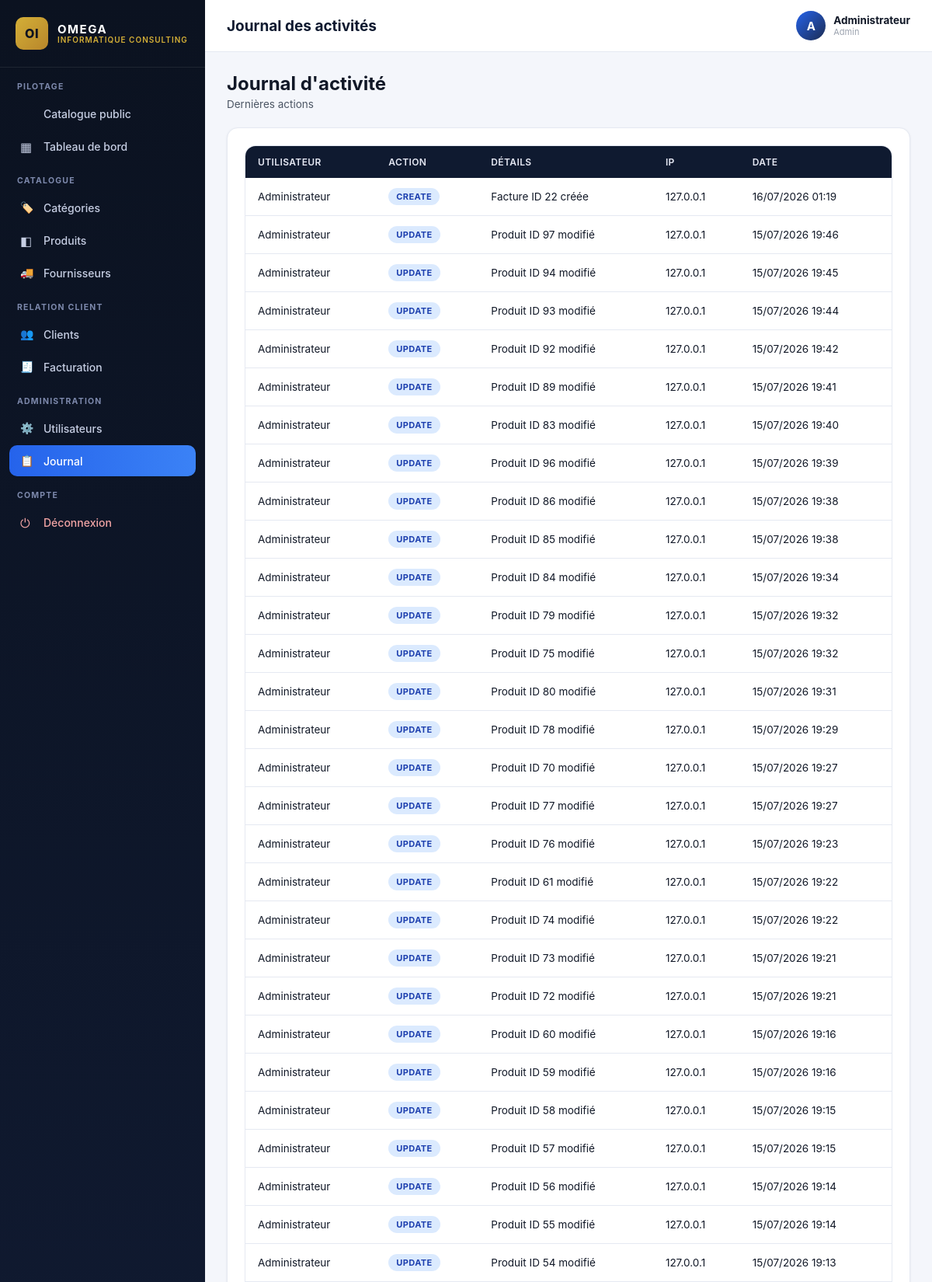
The page /logs/liste.php (signed in, upper part) on the database its author committed.
### tables this page shows
CREATE TABLE `logs` (
  `id` int(11) NOT NULL AUTO_INCREMENT,
  `id_utilisateur` int(11) NOT NULL,
  `action` varchar(100) NOT NULL,
  `details` text DEFAULT NULL,
  `ip` varchar(45) DEFAULT NULL,
  `date_creation` datetime DEFAULT current_timestamp(),
  PRIMARY KEY (`id`),
  KEY `id_utilisateur` (`id_utilisateur`),
  CONSTRAINT `logs_ibfk_1` FOREIGN KEY (`id_utilisateur`) REFERENCES `utilisateurs` (`id`) ON DELETE CASCADE
);

CREATE TABLE `utilisateurs` (
  `id` int(11) NOT NULL AUTO_INCREMENT,
  `nom` varchar(100) NOT NULL,
  `email` varchar(150) NOT NULL,
  `mot_de_passe` varchar(255) NOT NULL,
  `role` enum('admin','gestionnaire') NOT NULL DEFAULT 'gestionnaire',
  `date_creation` datetime DEFAULT current_timestamp(),
  PRIMARY KEY (`id`),
  UNIQUE KEY `email` (`email`)
);

### includes/functions.php (called while the page is built, shortened)
<?php
function clean($data) {
    return htmlspecialchars(trim($data ?? ''), ENT_QUOTES, 'UTF-8');
}
function formatDate($d) {
    return (new DateTime($d))->format('d/m/Y');
}

### logs/liste.php (the view, shortened to what this page needs)
<?php
require_once __DIR__ . '/../includes/header.php';
$logs = $pdo->query("
    SELECT l.*, u.nom AS utilisateur_nom
    FROM logs l
    LEFT JOIN utilisateurs u ON u.id = l.id_utilisateur
    ORDER BY l.date_creation DESC
    LIMIT 100
")->fetchAll();
?>
<div class="page-head">
    <div><h2 style="margin:0;">Journal d'activité</h2><p>Dernières actions</p></div>
</div>
<div class="panel">
    <div class="table-wrap">
        <table>
            <thead><tr><th>Utilisateur</th><th>Action</th><th>Détails</th><th>IP</th><th>Date</th></tr></thead>
            <tbody>
            <?php if (empty($logs)): ?>
                <tr><td colspan="5" class="empty-state">Aucune activité enregistrée.</td></tr>
            <?php else: foreach ($logs as $log): ?>
                <tr>
                    <td><?= clean($log['utilisateur_nom'] ?? 'Inconnu') ?></td>
                    <td><span class="badge badge-blue"><?= clean($log['action']) ?></span></td>
                    <td><?= clean($log['details']) ?></td>
                    <td><?= clean($log['ip']) ?></td>
                    <td><?= formatDate($log['date_creation']) . ' ' . date('H:i', strtotime($log['date_creation'])) ?></td>
                </tr>
            <?php endforeach; endif; ?>
            </tbody>
        </table>
    </div>
</div>
<?php require_once __DIR__ . '/../includes/footer.php'; ?>

### assets/css/style.css (style rules this page uses)
:root { --navy-950:#0b1220; --navy-900:#0f1a30; --navy-800:#152242; --navy-700:#1c2c52; --blue-600:#2563eb; --blue-500:#3b82f6; --blue-100:#dbeafe; --gold:#d4af37; --bg:#f4f6fb; --card:#ffffff; --border:#e5e9f2; --text-900:#111827; --text-600:#4b5563; --text-400:#9ca3af; --green:#16a34a; --red:#dc2626; --orange:#ea580c; --radius:14px; --shadow-sm:0 1px 3px rgba(15,23,42,.08); --shadow-md:0 8px 24px rgba(15,23,42,.10); --sidebar-w:264px; }
* { box-sizing:border-box; }
html,body { margin:0;padding:0; }
body { font-family:-apple-system,BlinkMacSystemFont,"Segoe UI",Roboto,Helvetica,Arial,sans-serif; background:var(--bg); color:var(--text-900); -webkit-font-smoothing:antialiased; }
.page-head { display:flex;align-items:center;justify-content:space-between;flex-wrap:wrap;gap:12px;margin-bottom:22px; }
.page-head p { color:var(--text-600);font-size:13.5px;margin:4px 0 0; }
.panel { background:var(--card);border-radius:var(--radius); border:1px solid var(--border);box-shadow:var(--shadow-sm); padding:22px;margin-bottom:24px; }
.table-wrap { overflow-x:auto;border-radius:var(--radius);border:1px solid var(--border);background:var(--card); }
table { width:100%;border-collapse:collapse;font-size:13.5px;min-width:600px; }
thead th { background:var(--navy-900);color:#e6e9f4; text-align:left;padding:13px 16px;font-weight:600;font-size:12px; text-transform:uppercase;letter-spacing:.4px;white-space:nowrap; }
tbody td { padding:13px 16px;border-bottom:1px solid var(--border);color:var(--text-900);vertical-align:middle; }
.badge { display:inline-block;padding:4px 10px;border-radius:20px;font-size:11px;font-weight:700;text-transform:uppercase;letter-spacing:.4px; }
.badge-blue { background:var(--blue-100);color:#1e40af; }

### rows shown on the page
logs: id_utilisateur.nom "Administrateur", action "CREATE", details "Facture ID 22 créée", ip "127.0.0.1", date_creation "16/07/2026", date_creation "01:19"
logs: id_utilisateur.nom "Administrateur", action "UPDATE", details "Produit ID 97 modifié", ip "127.0.0.1", date_creation "15/07/2026", date_creation "19:46"
logs: id_utilisateur.nom "Administrateur", action "UPDATE", details "Produit ID 94 modifié", ip "127.0.0.1", date_creation "15/07/2026", date_creation "19:45"
logs: id_utilisateur.nom "Administrateur", action "UPDATE", details "Produit ID 93 modifié", ip "127.0.0.1", date_creation "15/07/2026", date_creation "19:44"
logs: id_utilisateur.nom "Administrateur", action "UPDATE", details "Produit ID 92 modifié", ip "127.0.0.1", date_creation "15/07/2026", date_creation "19:42"
logs: id_utilisateur.nom "Administrateur", action "UPDATE", details "Produit ID 89 modifié", ip "127.0.0.1", date_creation "15/07/2026", date_creation "19:41"
logs: id_utilisateur.nom "Administrateur", action "UPDATE", details "Produit ID 83 modifié", ip "127.0.0.1", date_creation "15/07/2026", date_creation "19:40"
logs: id_utilisateur.nom "Administrateur", action "UPDATE", details "Produit ID 96 modifié", ip "127.0.0.1", date_creation "15/07/2026", date_creation "19:39"
logs: id_utilisateur.nom "Administrateur", action "UPDATE", details "Produit ID 86 modifié", ip "127.0.0.1", date_creation "15/07/2026", date_creation "19:38"
logs: id_utilisateur.nom "Administrateur", action "UPDATE", details "Produit ID 85 modifié", ip "127.0.0.1", date_creation "15/07/2026", date_creation "19:38"
logs: id_utilisateur.nom "Administrateur", action "UPDATE", details "Produit ID 84 modifié", ip "127.0.0.1", date_creation "15/07/2026", date_creation "19:34"
logs: id_utilisateur.nom "Administrateur", action "UPDATE", details "Produit ID 79 modifié", ip "127.0.0.1", date_creation "15/07/2026", date_creation "19:32"
logs: id_utilisateur.nom "Administrateur", action "UPDATE", details "Produit ID 75 modifié", ip "127.0.0.1", date_creation "15/07/2026", date_creation "19:32"
logs: id_utilisateur.nom "Administrateur", action "UPDATE", details "Produit ID 80 modifié", ip "127.0.0.1", date_creation "15/07/2026", date_creation "19:31"
logs: id_utilisateur.nom "Administrateur", action "UPDATE", details "Produit ID 78 modifié", ip "127.0.0.1", date_creation "15/07/2026", date_creation "19:29"
logs: id_utilisateur.nom "Administrateur", action "UPDATE", details "Produit ID 70 modifié", ip "127.0.0.1", date_creation "15/07/2026", date_creation "19:27"
logs: id_utilisateur.nom "Administrateur", action "UPDATE", details "Produit ID 77 modifié", ip "127.0.0.1", date_creation "15/07/2026", date_creation "19:27"
logs: id_utilisateur.nom "Administrateur", action "UPDATE", details "Produit ID 76 modifié", ip "127.0.0.1", date_creation "15/07/2026", date_creation "19:23"
logs: id_utilisateur.nom "Administrateur", action "UPDATE", details "Produit ID 61 modifié", ip "127.0.0.1", date_creation "15/07/2026", date_creation "19:22"
logs: id_utilisateur.nom "Administrateur", action "UPDATE", details "Produit ID 74 modifié", ip "127.0.0.1", date_creation "15/07/2026", date_creation "19:22"
logs: id_utilisateur.nom "Administrateur", action "UPDATE", details "Produit ID 73 modifié", ip "127.0.0.1", date_creation "15/07/2026", date_creation "19:21"
logs: id_utilisateur.nom "Administrateur", action "UPDATE", details "Produit ID 72 modifié", ip "127.0.0.1", date_creation "15/07/2026", date_creation "19:21"
logs: id_utilisateur.nom "Administrateur", action "UPDATE", details "Produit ID 60 modifié", ip "127.0.0.1", date_creation "15/07/2026", date_creation "19:16"
logs: id_utilisateur.nom "Administrateur", action "UPDATE", details "Produit ID 59 modifié", ip "127.0.0.1", date_creation "15/07/2026", date_creation "19:16"
logs: id_utilisateur.nom "Administrateur", action "UPDATE", details "Produit ID 58 modifié", ip "127.0.0.1", date_creation "15/07/2026", date_creation "19:15"
logs: id_utilisateur.nom "Administrateur", action "UPDATE", details "Produit ID 57 modifié", ip "127.0.0.1", date_creation "15/07/2026", date_creation "19:15"
logs: id_utilisateur.nom "Administrateur", action "UPDATE", details "Produit ID 56 modifié", ip "127.0.0.1", date_creation "15/07/2026", date_creation "19:14"
logs: id_utilisateur.nom "Administrateur", action "UPDATE", details "Produit ID 55 modifié", ip "127.0.0.1", date_creation "15/07/2026", date_creation "19:14"
logs: id_utilisateur.nom "Administrateur", action "UPDATE", details "Produit ID 54 modifié", ip "127.0.0.1", date_creation "15/07/2026", date_creation "19:13"

### other values the page prints
$pageTitle "Journal des activités"
substr($_SESSION['user_nom'] ?? 'U', 0, 1) "A"
$_SESSION['user_nom'] "Administrateur"
$_SESSION['user_role'] "Admin"
